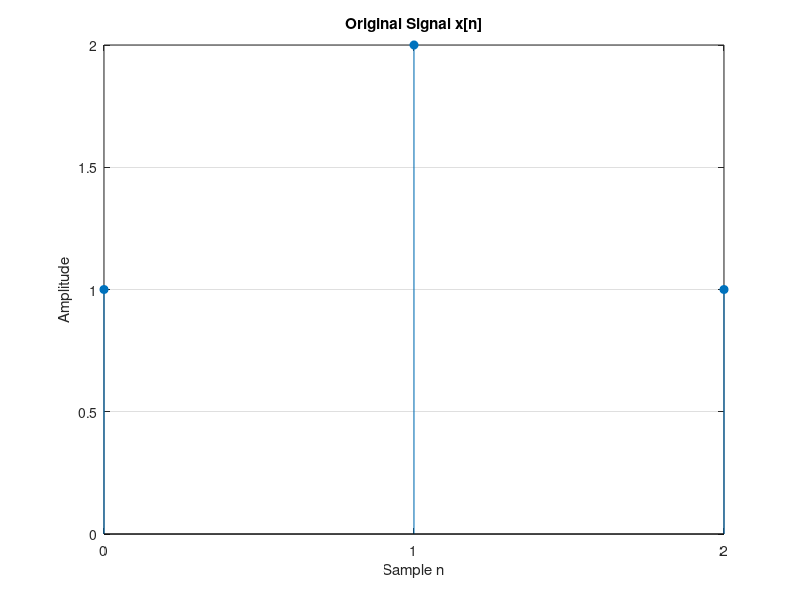
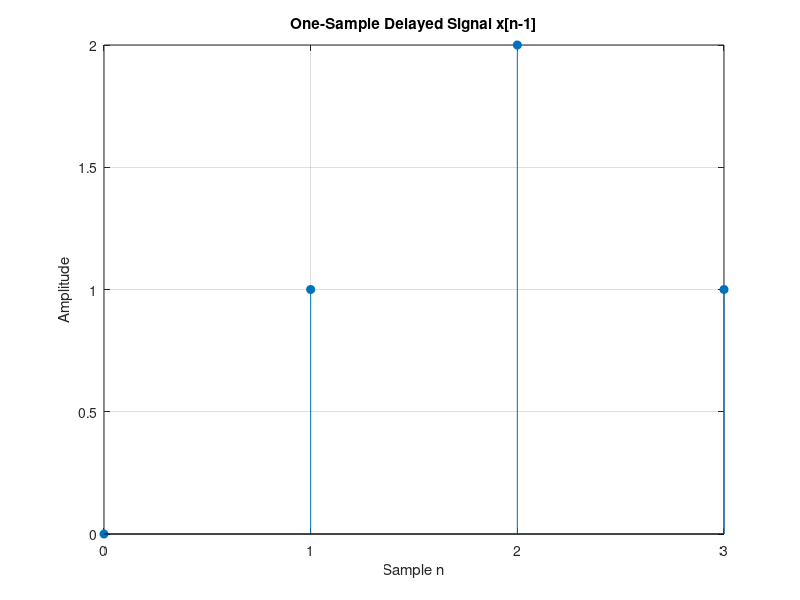
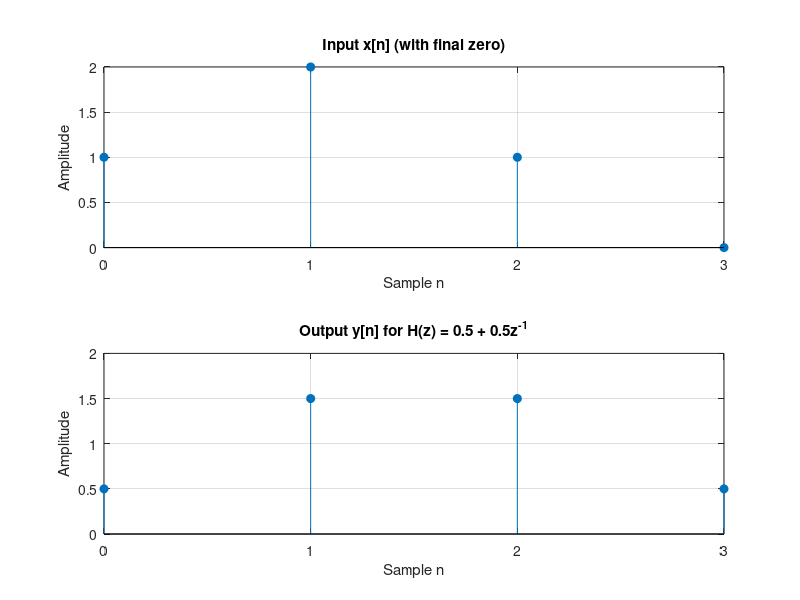
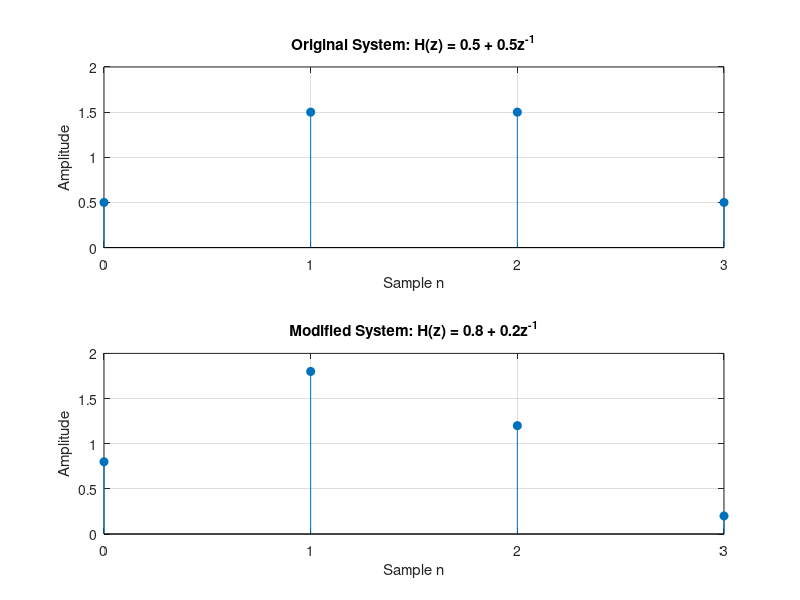

These figures' MATLAB source, in order:
%% Parts 1 and 2: A signal, its Z-transform, and a one-sample-delay system
% Run this complete script in MATLAB. Four PNG figures are saved in the
% current MATLAB folder. No Symbolic Math Toolbox is needed.

clear; clc; close all;

%% Part 1: Original signal and a one-sample delay
x = [1 2 1];
n = 0:length(x)-1;

% A one-sample delay inserts a zero at n = 0.
xDelayed = [0 x];
nDelayed = 0:length(xDelayed)-1;

figure(1);
stem(n, x, 'filled');
title('Original Signal x[n]');
xlabel('Sample n'); ylabel('Amplitude');
xticks(n); grid on;
saveas(gcf, 'original_signal.png');

figure(2);
stem(nDelayed, xDelayed, 'filled');
title('One-Sample Delayed Signal x[n-1]');
xlabel('Sample n'); ylabel('Amplitude');
xticks(nDelayed); grid on;
saveas(gcf, 'delayed_signal.png');

fprintf('Part 1: original samples x = ');
disp(x);
fprintf('Part 1: delayed samples xDelayed = ');
disp(xDelayed);

%% Part 2: System y[n] = 0.5*x[n] + 0.5*x[n-1]
b = [0.5 0.5];
a = 1;

% The appended zero allows the final nonzero output at n = 3 to be shown.
xInput = [x 0];
y = filter(b, a, xInput);
nOutput = 0:length(y)-1;

figure(3);
subplot(2,1,1);
stem(nOutput, xInput, 'filled');
title('Input x[n] (with final zero)');
xlabel('Sample n'); ylabel('Amplitude');
xticks(nOutput); grid on;

subplot(2,1,2);
stem(nOutput, y, 'filled');
title('Output y[n] for H(z) = 0.5 + 0.5z^{-1}');
xlabel('Sample n'); ylabel('Amplitude');
xticks(nOutput); grid on;
saveas(gcf, 'output_signal.png');

fprintf('Part 2: output samples for b = [0.5 0.5] = ');
disp(y);

%% Task 6: Change the system to H(z) = 0.8 + 0.2z^(-1)
bNew = [0.8 0.2];
yNew = filter(bNew, a, xInput);

figure(4);
subplot(2,1,1);
stem(nOutput, y, 'filled');
title('Original System: H(z) = 0.5 + 0.5z^{-1}');
xlabel('Sample n'); ylabel('Amplitude');
xticks(nOutput); ylim([0 2]); grid on;

subplot(2,1,2);
stem(nOutput, yNew, 'filled');
title('Modified System: H(z) = 0.8 + 0.2z^{-1}');
xlabel('Sample n'); ylabel('Amplitude');
xticks(nOutput); ylim([0 2]); grid on;
saveas(gcf, 'modified_output_comparison.png');

fprintf('Task 6: output samples for b = [0.8 0.2] = ');
disp(yNew);

fprintf('\nPNG figures saved in the current MATLAB folder.\n');
